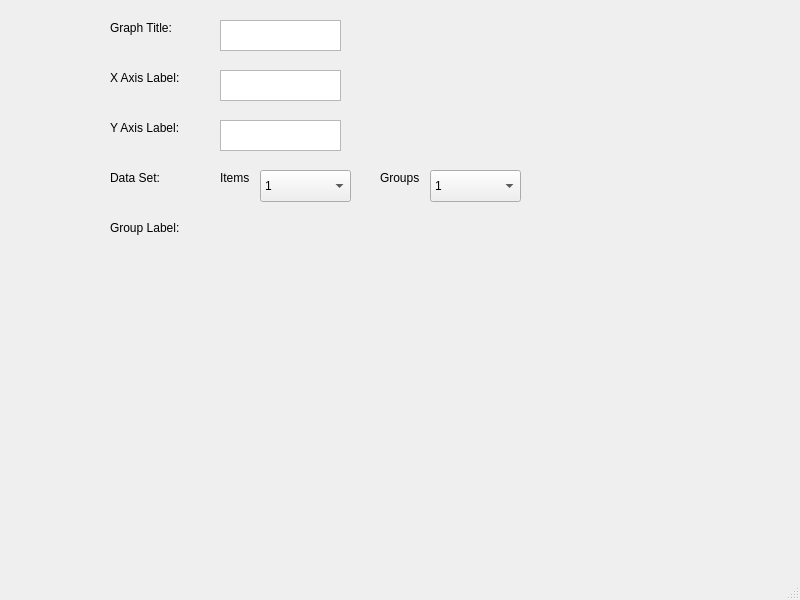
<?xml version="1.0" encoding="UTF-8"?>
<ui version="4.0">
 <class>MainWindow</class>
 <widget class="QMainWindow" name="MainWindow">
  <property name="geometry">
   <rect>
    <x>0</x>
    <y>0</y>
    <width>800</width>
    <height>600</height>
   </rect>
  </property>
  <property name="windowTitle">
   <string>MainWindow</string>
  </property>
  <widget class="QWidget" name="centralwidget">
   <widget class="QLabel" name="label_5">
    <property name="geometry">
     <rect>
      <x>110</x>
      <y>20</y>
      <width>81</width>
      <height>16</height>
     </rect>
    </property>
    <property name="text">
     <string>Graph Title: </string>
    </property>
   </widget>
   <widget class="QTextEdit" name="txtGraphTitle">
    <property name="geometry">
     <rect>
      <x>220</x>
      <y>20</y>
      <width>121</width>
      <height>31</height>
     </rect>
    </property>
   </widget>
   <widget class="QLabel" name="label_4">
    <property name="geometry">
     <rect>
      <x>110</x>
      <y>70</y>
      <width>81</width>
      <height>16</height>
     </rect>
    </property>
    <property name="text">
     <string>X Axis Label:</string>
    </property>
   </widget>
   <widget class="QTextEdit" name="txtXAxis">
    <property name="geometry">
     <rect>
      <x>220</x>
      <y>70</y>
      <width>121</width>
      <height>31</height>
     </rect>
    </property>
   </widget>
   <widget class="QLabel" name="label_3">
    <property name="geometry">
     <rect>
      <x>110</x>
      <y>120</y>
      <width>81</width>
      <height>16</height>
     </rect>
    </property>
    <property name="text">
     <string>Y Axis Label:</string>
    </property>
   </widget>
   <widget class="QTextEdit" name="txtYAxis">
    <property name="geometry">
     <rect>
      <x>220</x>
      <y>120</y>
      <width>121</width>
      <height>31</height>
     </rect>
    </property>
   </widget>
   <widget class="QLabel" name="label_2">
    <property name="geometry">
     <rect>
      <x>110</x>
      <y>170</y>
      <width>81</width>
      <height>16</height>
     </rect>
    </property>
    <property name="text">
     <string>Data Set: </string>
    </property>
   </widget>
   <widget class="QLabel" name="lblItems">
    <property name="geometry">
     <rect>
      <x>220</x>
      <y>170</y>
      <width>41</width>
      <height>16</height>
     </rect>
    </property>
    <property name="text">
     <string>Items</string>
    </property>
   </widget>
   <widget class="QLabel" name="lblGroups">
    <property name="geometry">
     <rect>
      <x>380</x>
      <y>170</y>
      <width>51</width>
      <height>16</height>
     </rect>
    </property>
    <property name="text">
     <string>Groups</string>
    </property>
   </widget>
   <widget class="QLabel" name="label">
    <property name="geometry">
     <rect>
      <x>110</x>
      <y>220</y>
      <width>91</width>
      <height>16</height>
     </rect>
    </property>
    <property name="text">
     <string>Group Label:</string>
    </property>
   </widget>
   <widget class="QComboBox" name="comBoxGroups">
    <property name="geometry">
     <rect>
      <x>430</x>
      <y>170</y>
      <width>91</width>
      <height>32</height>
     </rect>
    </property>
    <item>
     <property name="text">
      <string>1</string>
     </property>
    </item>
    <item>
     <property name="text">
      <string>2</string>
     </property>
    </item>
    <item>
     <property name="text">
      <string>3</string>
     </property>
    </item>
    <item>
     <property name="text">
      <string>4</string>
     </property>
    </item>
    <item>
     <property name="text">
      <string>5</string>
     </property>
    </item>
    <item>
     <property name="text">
      <string>6</string>
     </property>
    </item>
    <item>
     <property name="text">
      <string>7</string>
     </property>
    </item>
    <item>
     <property name="text">
      <string>8</string>
     </property>
    </item>
    <item>
     <property name="text">
      <string>9</string>
     </property>
    </item>
    <item>
     <property name="text">
      <string>10</string>
     </property>
    </item>
   </widget>
   <widget class="QComboBox" name="comBoxItems">
    <property name="geometry">
     <rect>
      <x>260</x>
      <y>170</y>
      <width>91</width>
      <height>32</height>
     </rect>
    </property>
    <item>
     <property name="text">
      <string>1</string>
     </property>
    </item>
    <item>
     <property name="text">
      <string>2</string>
     </property>
    </item>
    <item>
     <property name="text">
      <string>3</string>
     </property>
    </item>
    <item>
     <property name="text">
      <string>4</string>
     </property>
    </item>
    <item>
     <property name="text">
      <string>5</string>
     </property>
    </item>
    <item>
     <property name="text">
      <string>6</string>
     </property>
    </item>
    <item>
     <property name="text">
      <string>7</string>
     </property>
    </item>
    <item>
     <property name="text">
      <string>8</string>
     </property>
    </item>
    <item>
     <property name="text">
      <string>9</string>
     </property>
    </item>
    <item>
     <property name="text">
      <string>10</string>
     </property>
    </item>
   </widget>
  </widget>
  <widget class="QMenuBar" name="menubar">
   <property name="geometry">
    <rect>
     <x>0</x>
     <y>0</y>
     <width>800</width>
     <height>22</height>
    </rect>
   </property>
  </widget>
  <widget class="QStatusBar" name="statusbar"/>
 </widget>
 <resources/>
 <connections/>
</ui>
